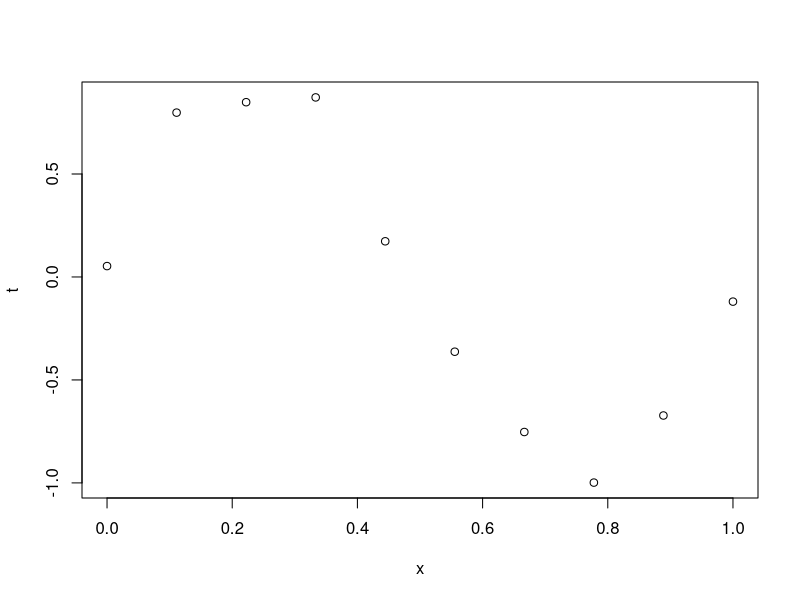
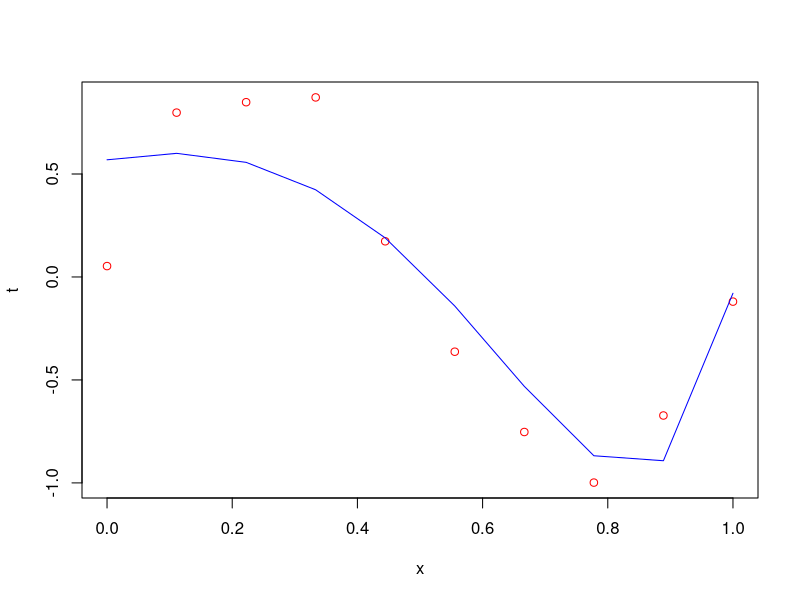

Recreate these plots in R, in order.
## ---- chunk 1
curve_data <- read.csv('curve_data.txt', sep = " ")
plot(curve_data)
## ---- chunk 2
phix <- function(x, M, basis) {
  # Initialize vector to return
  u <- rep(0, M+1)
  # μs for Gauss
  mus <- rep(0, M+1)
  interval <- 1 / M

  if (basis == 'poly') {
    # evaluate x at each value of p, e.g. x^0, x^1, ..., x^M
    for (p in 0:M) u[p+1] <- x^p
  } else if (basis == 'Gauss') {
    # Populate μs with M intervals in [0,1]
    for (n in 1:M) mus[n+1] = mus[n] + interval
    # Generate Gaussian Kernels
    for (p in 0:M) u[p+1] <- exp((-(x - mus[p+1])^2)/0.1)
  }

  u
}
# Test: round(phix(0.3,4,'poly'), digits = 4) == c(1, 0.3, 0.09, 0.027, 0.0081)
# Test: plot(phix(0.3,10,'Gauss'))
## ---- chunk 3
library(MASS)

post.params <- function(training_data, M, basis_type, phix_func, delta, q) {
  # regularization coefficient
  # training_data = curve_data
  # q = (1/0.1)^2
  # delta = 2.0
  # basis_type = 'Gauss'
  lambda = delta / q

  # Note: this requires the training data to have an x column
  xs = training_data$x
  # M = 9
  phi <- matrix(nrow = length(xs), ncol = M + 1)
  # Construct a phi matrix that is phix for each value of phix(x, M, 'Gauss') and append to phi matrix
  for (i in 1:(length(xs))) {
    phi[i,] = phix(xs[i], M, basis_type)
  }
  t = training_data$t
  
  # Slide 10 of Bayessian_regression.pdf
  w_Bayes = ginv(lambda * diag(M+1) + t(phi) %*% phi) %*% t(phi) %*% training_data$t

  #D = delta * diag(M)
  #Q = D + q * (t(phi) %*% phi)

  # FIXME: RETURN Q?
  phi %*% w_Bayes
}

M = 9
delta = 2.0
q = (1/0.1)^2
plot(curve_data, col = 'red')

result3 <- post.params(curve_data[1:10,], M, 'poly', 'phix_func', delta, q)
# Don't know how to smooth this out :(
lines(y = result3, x = curve_data$x, type = 'l', col = 'blue')
